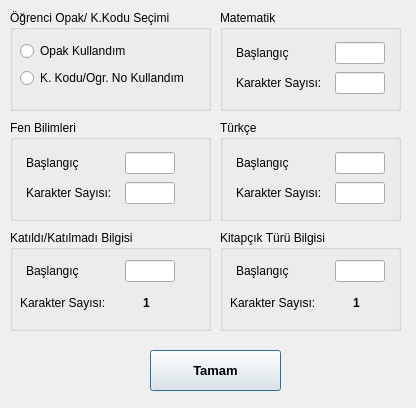
<?xml version="1.0" encoding="UTF-8"?>
<ui version="4.0">
 <class>Settings</class>
 <widget class="QDialog" name="Settings">
  <property name="geometry">
   <rect>
    <x>0</x>
    <y>0</y>
    <width>416</width>
    <height>408</height>
   </rect>
  </property>
  <property name="sizePolicy">
   <sizepolicy hsizetype="Fixed" vsizetype="Fixed">
    <horstretch>0</horstretch>
    <verstretch>0</verstretch>
   </sizepolicy>
  </property>
  <property name="windowTitle">
   <string>Ayarlar</string>
  </property>
  <widget class="QGroupBox" name="groupBox">
   <property name="geometry">
    <rect>
     <x>10</x>
     <y>10</y>
     <width>201</width>
     <height>101</height>
    </rect>
   </property>
   <property name="title">
    <string>Öğrenci Opak/ K.Kodu Seçimi</string>
   </property>
   <widget class="QWidget" name="">
    <property name="geometry">
     <rect>
      <x>10</x>
      <y>30</y>
      <width>181</width>
      <height>49</height>
     </rect>
    </property>
    <layout class="QVBoxLayout" name="verticalLayout">
     <item>
      <widget class="QRadioButton" name="rbOpak">
       <property name="text">
        <string>Opak Kullandım</string>
       </property>
      </widget>
     </item>
     <item>
      <widget class="QRadioButton" name="rbKKodu">
       <property name="text">
        <string>K. Kodu/Ogr. No Kullandım</string>
       </property>
      </widget>
     </item>
    </layout>
   </widget>
  </widget>
  <widget class="QPushButton" name="pbTamam">
   <property name="geometry">
    <rect>
     <x>150</x>
     <y>350</y>
     <width>131</width>
     <height>41</height>
    </rect>
   </property>
   <property name="font">
    <font>
     <pointsize>10</pointsize>
     <weight>75</weight>
     <bold>true</bold>
    </font>
   </property>
   <property name="text">
    <string>Tamam</string>
   </property>
  </widget>
  <widget class="QGroupBox" name="groupBox_2">
   <property name="geometry">
    <rect>
     <x>220</x>
     <y>120</y>
     <width>181</width>
     <height>101</height>
    </rect>
   </property>
   <property name="title">
    <string>Türkçe</string>
   </property>
   <widget class="QWidget" name="layoutWidget_2">
    <property name="geometry">
     <rect>
      <x>10</x>
      <y>30</y>
      <width>161</width>
      <height>57</height>
     </rect>
    </property>
    <layout class="QVBoxLayout" name="verticalLayout_4">
     <item>
      <layout class="QHBoxLayout" name="horizontalLayout_5">
       <item>
        <widget class="QLabel" name="label_5">
         <property name="minimumSize">
          <size>
           <width>87</width>
           <height>0</height>
          </size>
         </property>
         <property name="maximumSize">
          <size>
           <width>87</width>
           <height>16777215</height>
          </size>
         </property>
         <property name="text">
          <string>Başlangıç</string>
         </property>
        </widget>
       </item>
       <item>
        <widget class="QLineEdit" name="leTurBaslangic">
         <property name="maximumSize">
          <size>
           <width>50</width>
           <height>16777215</height>
          </size>
         </property>
        </widget>
       </item>
      </layout>
     </item>
     <item>
      <layout class="QHBoxLayout" name="horizontalLayout_6">
       <item>
        <widget class="QLabel" name="label_6">
         <property name="maximumSize">
          <size>
           <width>87</width>
           <height>16777215</height>
          </size>
         </property>
         <property name="text">
          <string>Karakter Sayısı:</string>
         </property>
        </widget>
       </item>
       <item>
        <widget class="QLineEdit" name="leTurKarSayisi">
         <property name="maximumSize">
          <size>
           <width>50</width>
           <height>16777215</height>
          </size>
         </property>
        </widget>
       </item>
      </layout>
     </item>
    </layout>
   </widget>
  </widget>
  <widget class="QGroupBox" name="groupBox_3">
   <property name="geometry">
    <rect>
     <x>220</x>
     <y>10</y>
     <width>181</width>
     <height>101</height>
    </rect>
   </property>
   <property name="title">
    <string>Matematik</string>
   </property>
   <widget class="QWidget" name="layoutWidget">
    <property name="geometry">
     <rect>
      <x>10</x>
      <y>30</y>
      <width>161</width>
      <height>57</height>
     </rect>
    </property>
    <layout class="QVBoxLayout" name="verticalLayout_3">
     <item>
      <layout class="QHBoxLayout" name="horizontalLayout_3">
       <item>
        <widget class="QLabel" name="label_3">
         <property name="minimumSize">
          <size>
           <width>87</width>
           <height>0</height>
          </size>
         </property>
         <property name="maximumSize">
          <size>
           <width>87</width>
           <height>16777215</height>
          </size>
         </property>
         <property name="text">
          <string>Başlangıç</string>
         </property>
        </widget>
       </item>
       <item>
        <widget class="QLineEdit" name="leMatBaslangic">
         <property name="maximumSize">
          <size>
           <width>50</width>
           <height>16777215</height>
          </size>
         </property>
        </widget>
       </item>
      </layout>
     </item>
     <item>
      <layout class="QHBoxLayout" name="horizontalLayout_4">
       <item>
        <widget class="QLabel" name="label_4">
         <property name="maximumSize">
          <size>
           <width>87</width>
           <height>16777215</height>
          </size>
         </property>
         <property name="text">
          <string>Karakter Sayısı:</string>
         </property>
        </widget>
       </item>
       <item>
        <widget class="QLineEdit" name="leMatKarSayisi">
         <property name="maximumSize">
          <size>
           <width>50</width>
           <height>16777215</height>
          </size>
         </property>
        </widget>
       </item>
      </layout>
     </item>
    </layout>
   </widget>
  </widget>
  <widget class="QGroupBox" name="groupBox_4">
   <property name="geometry">
    <rect>
     <x>10</x>
     <y>120</y>
     <width>201</width>
     <height>101</height>
    </rect>
   </property>
   <property name="title">
    <string>Fen Bilimleri</string>
   </property>
   <widget class="QWidget" name="">
    <property name="geometry">
     <rect>
      <x>10</x>
      <y>30</y>
      <width>161</width>
      <height>57</height>
     </rect>
    </property>
    <layout class="QVBoxLayout" name="verticalLayout_2">
     <item>
      <layout class="QHBoxLayout" name="horizontalLayout_2">
       <item>
        <widget class="QLabel" name="label">
         <property name="minimumSize">
          <size>
           <width>87</width>
           <height>0</height>
          </size>
         </property>
         <property name="maximumSize">
          <size>
           <width>87</width>
           <height>16777215</height>
          </size>
         </property>
         <property name="text">
          <string>Başlangıç</string>
         </property>
        </widget>
       </item>
       <item>
        <widget class="QLineEdit" name="leFenBaslangic">
         <property name="maximumSize">
          <size>
           <width>50</width>
           <height>16777215</height>
          </size>
         </property>
        </widget>
       </item>
      </layout>
     </item>
     <item>
      <layout class="QHBoxLayout" name="horizontalLayout">
       <item>
        <widget class="QLabel" name="label_2">
         <property name="maximumSize">
          <size>
           <width>87</width>
           <height>16777215</height>
          </size>
         </property>
         <property name="text">
          <string>Karakter Sayısı:</string>
         </property>
        </widget>
       </item>
       <item>
        <widget class="QLineEdit" name="leFenKarSayisi">
         <property name="maximumSize">
          <size>
           <width>50</width>
           <height>16777215</height>
          </size>
         </property>
        </widget>
       </item>
      </layout>
     </item>
    </layout>
   </widget>
  </widget>
  <widget class="QGroupBox" name="groupBox_5">
   <property name="geometry">
    <rect>
     <x>10</x>
     <y>230</y>
     <width>201</width>
     <height>101</height>
    </rect>
   </property>
   <property name="title">
    <string>Katıldı/Katılmadı Bilgisi</string>
   </property>
   <widget class="QWidget" name="layoutWidget_3">
    <property name="geometry">
     <rect>
      <x>10</x>
      <y>30</y>
      <width>161</width>
      <height>57</height>
     </rect>
    </property>
    <layout class="QVBoxLayout" name="verticalLayout_5">
     <item>
      <layout class="QHBoxLayout" name="horizontalLayout_7">
       <item>
        <widget class="QLabel" name="label_7">
         <property name="minimumSize">
          <size>
           <width>87</width>
           <height>0</height>
          </size>
         </property>
         <property name="maximumSize">
          <size>
           <width>87</width>
           <height>16777215</height>
          </size>
         </property>
         <property name="text">
          <string>Başlangıç</string>
         </property>
        </widget>
       </item>
       <item>
        <widget class="QLineEdit" name="leKatilimDurumuBaslangic">
         <property name="maximumSize">
          <size>
           <width>50</width>
           <height>16777215</height>
          </size>
         </property>
        </widget>
       </item>
      </layout>
     </item>
     <item>
      <layout class="QHBoxLayout" name="horizontalLayout_8">
       <item>
        <widget class="QLabel" name="label_8">
         <property name="maximumSize">
          <size>
           <width>87</width>
           <height>16777215</height>
          </size>
         </property>
         <property name="text">
          <string>Karakter Sayısı:</string>
         </property>
        </widget>
       </item>
       <item>
        <widget class="QLabel" name="label_11">
         <property name="font">
          <font>
           <pointsize>9</pointsize>
           <weight>75</weight>
           <bold>true</bold>
          </font>
         </property>
         <property name="lineWidth">
          <number>2</number>
         </property>
         <property name="text">
          <string>1</string>
         </property>
         <property name="alignment">
          <set>Qt::AlignCenter</set>
         </property>
         <property name="indent">
          <number>0</number>
         </property>
        </widget>
       </item>
      </layout>
     </item>
    </layout>
   </widget>
  </widget>
  <widget class="QGroupBox" name="groupBox_6">
   <property name="geometry">
    <rect>
     <x>220</x>
     <y>230</y>
     <width>181</width>
     <height>101</height>
    </rect>
   </property>
   <property name="title">
    <string>Kitapçık Türü Bilgisi</string>
   </property>
   <widget class="QWidget" name="layoutWidget_4">
    <property name="geometry">
     <rect>
      <x>10</x>
      <y>30</y>
      <width>161</width>
      <height>57</height>
     </rect>
    </property>
    <layout class="QVBoxLayout" name="verticalLayout_6">
     <item>
      <layout class="QHBoxLayout" name="horizontalLayout_9">
       <item>
        <widget class="QLabel" name="label_9">
         <property name="minimumSize">
          <size>
           <width>87</width>
           <height>0</height>
          </size>
         </property>
         <property name="maximumSize">
          <size>
           <width>87</width>
           <height>16777215</height>
          </size>
         </property>
         <property name="text">
          <string>Başlangıç</string>
         </property>
        </widget>
       </item>
       <item>
        <widget class="QLineEdit" name="leKitapTurBaslangic">
         <property name="maximumSize">
          <size>
           <width>50</width>
           <height>16777215</height>
          </size>
         </property>
        </widget>
       </item>
      </layout>
     </item>
     <item>
      <layout class="QHBoxLayout" name="horizontalLayout_10">
       <item>
        <widget class="QLabel" name="label_10">
         <property name="maximumSize">
          <size>
           <width>87</width>
           <height>16777215</height>
          </size>
         </property>
         <property name="text">
          <string>Karakter Sayısı:</string>
         </property>
        </widget>
       </item>
       <item>
        <widget class="QLabel" name="label_12">
         <property name="font">
          <font>
           <pointsize>9</pointsize>
           <weight>75</weight>
           <bold>true</bold>
          </font>
         </property>
         <property name="lineWidth">
          <number>2</number>
         </property>
         <property name="text">
          <string>1</string>
         </property>
         <property name="alignment">
          <set>Qt::AlignCenter</set>
         </property>
         <property name="indent">
          <number>0</number>
         </property>
        </widget>
       </item>
      </layout>
     </item>
    </layout>
   </widget>
  </widget>
 </widget>
 <resources/>
 <connections/>
</ui>
